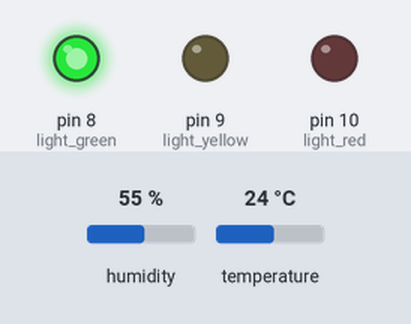
The sketch below on a simulated Arduino Uno, built with avr-gcc and run on an emulated ATmega328P. On the bench: output pins drawn as LEDs (lit = HIGH). The inputs (shaded band) are chosen by the test bench; at power-on: humidity 55 %, temperature 24 °C. What the sketch prints to the serial monitor is not drawn.

Above: at 0.07 s.
At 1.12 s:
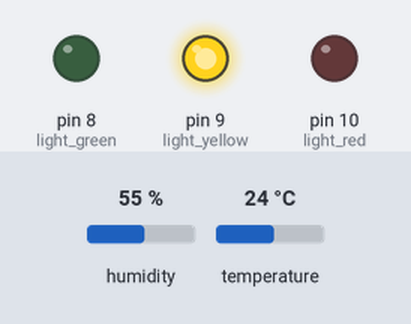
At 2.62 s:
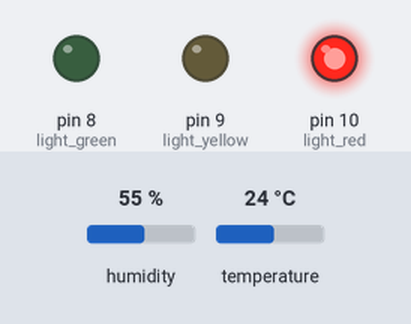
Timing chart, 0 to 3.0 s (numbered marks = the images above):
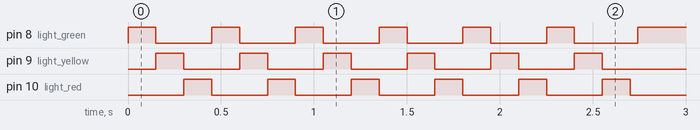

The sketch:

irrigacao.ino
```cpp
#include "DHT.h"
#define sensor A0
#define light_green 8
#define light_yellow 9
#define light_red 10
#define time_delay 150
#define DHTPIN A0
#define WelcomeCount 5

#define DHTTYPE DHT11

bool showWelcome = false;

DHT dht(DHTPIN, DHTTYPE);

void setup() {
  pinMode(light_green, OUTPUT);
  pinMode(light_yellow, OUTPUT);
  pinMode(light_red, OUTPUT);
  Serial.begin(9600);
  Serial.println(F("DHTxx test!"));
  dht.begin();
}

void welcome() {
  for (int i = 0; i <= WelcomeCount; i++) {
    lights(LOW, LOW, HIGH);
    delay(time_delay);
    lights(LOW, HIGH, LOW);
    delay(time_delay);
    lights(HIGH, LOW, LOW);
    delay(time_delay);
    lights(LOW, LOW, LOW);
  }
}

void sensorTemperature() {
  float h = dht.readHumidity();
  float t = dht.readTemperature();
  float f = dht.readTemperature(true);

  if (isnan(h) || isnan(t) || isnan(f)) {
    Serial.println(F("Failed to read from DHT sensor!"));
    return;
  }

  float hif = dht.computeHeatIndex(f, h);
  float hic = dht.computeHeatIndex(t, h, false);

  printTemperature();

  if (t < 32) {
    lights(LOW, LOW, HIGH);
  }
  else if (t > 32 && t < 38) {
    lights(LOW, HIGH, LOW);
  }

  else if (t > 38) {
    lights(HIGH, LOW, LOW);
  }
  delay(2000);

}

void lights(int red, int yellow, int green) {
  digitalWrite(light_red, red);
  digitalWrite(light_yellow, yellow);
  digitalWrite(light_green, green);
}

void printTemperature() {
  float h = dht.readHumidity();
  float t = dht.readTemperature();
  float f = dht.readTemperature(true);

  if (isnan(h) || isnan(t) || isnan(f)) {
    Serial.println(F("Failed to read from DHT sensor!"));
    return;
  }

  float hif = dht.computeHeatIndex(f, h);
  float hic = dht.computeHeatIndex(t, h, false);
  Serial.print(F("Humidity: "));
  Serial.print(h);
  Serial.print(F("%  Temperature: "));
  Serial.print(t);
  Serial.print(F("°C "));
  Serial.print(f);
  Serial.print(F("°F  Heat index: "));
  Serial.print(hic);
  Serial.print(F("°C "));
  Serial.print(hif);
  Serial.println(F("°F"));
}

void loop() {
  if (!showWelcome) {
    welcome();
    showWelcome = true;
  }
  else {
    sensorTemperature();
  }
}
```

Measured:
- by itself, pin 8 (light_green): alternates HIGH for 0.15 s and LOW for 0.30 s, 13 changes in all, then stays HIGH
- by itself, pin 9 (light_yellow), pin 10 (light_red): alternates HIGH for 0.15 s and LOW for 0.30 s, 12 changes in all, then stays LOW
